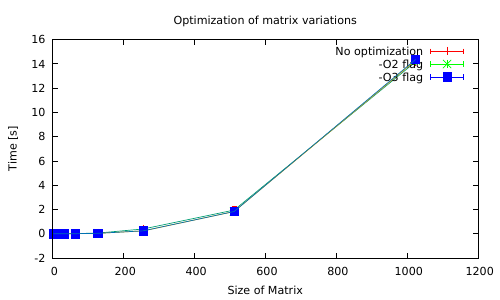

gnuplot code for this plot:
set term pdf
set output "plot.pdf"

set xlabel "Size of Matrix"
set ylabel "Time [s]"

set title "Optimization of matrix variations"

plot "dataO0.txt" u 1:2:3 w lp lc "red" w yerrorbars lw 2 title "No optimization",    \
    "dataO2.txt" u 1:2:3 w lp lc "green" w yerrorbars lw 2 title "-O2 flag",  \
    "dataO3.txt" u 1:2:3 w lp lc "blue" w yerrorbars lw 2 title "-O3 flag"

